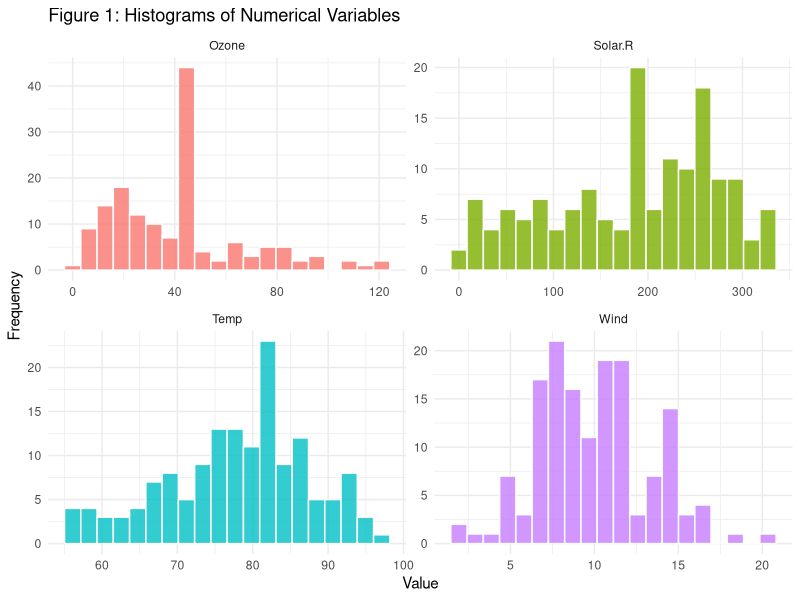
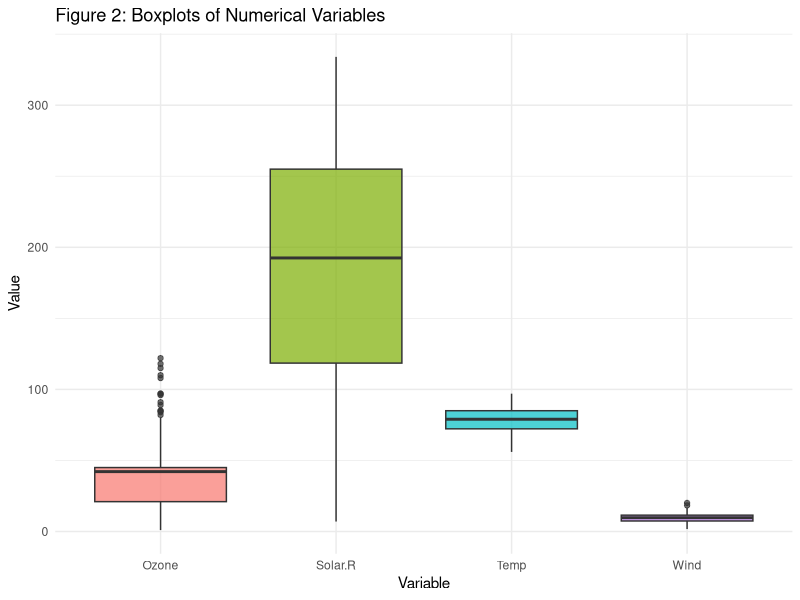
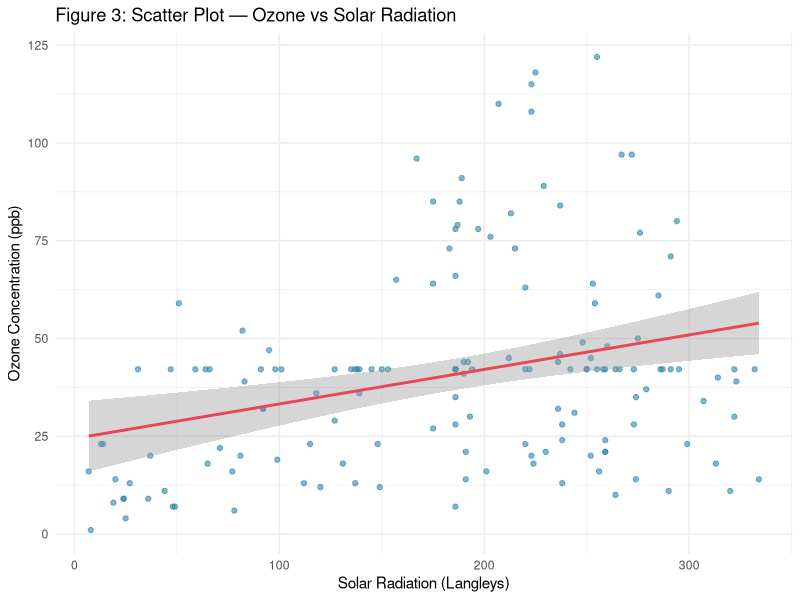
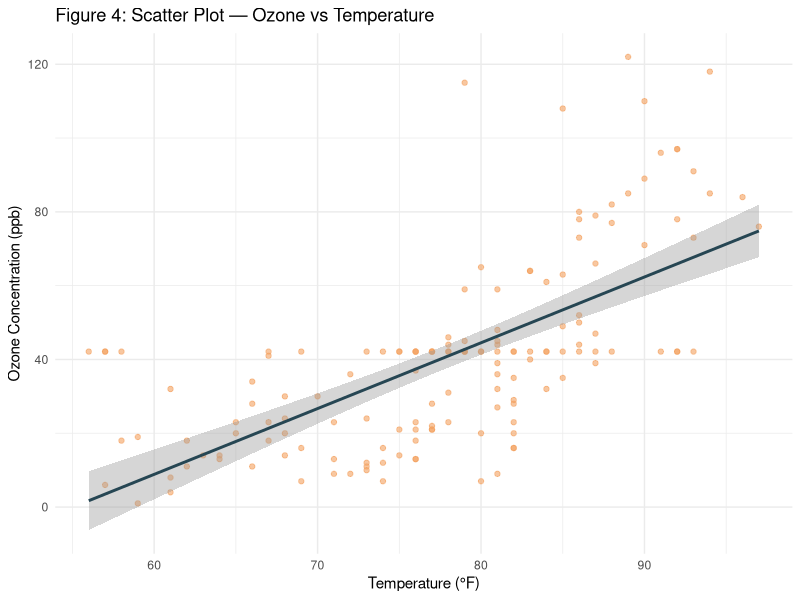

Here is the R script that generated these plots, in order:
# ============================================================
# Descriptive and Inferential Statistics for Strategic
# Business Decision-Making — Air Quality Dataset
# Module: Statistics for Data Analysis
# Degree: BSc Computer Science and Digitization
# ============================================================

# Install required packages if not already installed
# install.packages(c("ggplot2", "dplyr", "tidyr"))

library(ggplot2)
library(dplyr)
library(tidyr)

# ── Load Dataset ─────────────────────────────────────────────
# Using the built-in airquality dataset (New York air quality measurements)
data("airquality")
df <- airquality
cat("Dataset loaded:", nrow(df), "rows,", ncol(df), "columns\n")

# ── Task 1: Data Cleaning ────────────────────────────────────

# Check missing values
cat("\nMissing values per column:\n")
print(colSums(is.na(df)))

# Mean imputation for missing values
df$Ozone[is.na(df$Ozone)]   <- mean(df$Ozone,   na.rm = TRUE)
df$Solar.R[is.na(df$Solar.R)] <- mean(df$Solar.R, na.rm = TRUE)

cat("\nAfter imputation — missing values:\n")
print(colSums(is.na(df)))

# Outlier detection and removal using Z-score method
remove_outliers_zscore <- function(df, cols, threshold = 3) {
  for (col in cols) {
    z_scores <- abs(scale(df[[col]]))
    df <- df[z_scores <= threshold, ]
  }
  return(df)
}

df_clean <- remove_outliers_zscore(df, c("Ozone", "Solar.R", "Wind", "Temp"))
cat("\nRows after outlier removal:", nrow(df_clean), "\n")

# ── Task 2: Descriptive Statistics ───────────────────────────

cat("\nDescriptive Statistics:\n")
print(summary(df_clean))

# Custom summary table
desc_stats <- df_clean %>%
  select(Ozone, Solar.R, Wind, Temp, Month, Day) %>%
  summarise(across(everything(), list(
    Count  = ~n(),
    Mean   = ~round(mean(., na.rm = TRUE), 2),
    StdDev = ~round(sd(., na.rm = TRUE), 2),
    Min    = ~min(., na.rm = TRUE),
    Max    = ~max(., na.rm = TRUE)
  )))

cat("\nCustom Summary Table:\n")
print(t(desc_stats))

# Histograms
df_long <- df_clean %>%
  select(Ozone, Solar.R, Wind, Temp) %>%
  pivot_longer(everything(), names_to = "Variable", values_to = "Value")

p1 <- ggplot(df_long, aes(x = Value, fill = Variable)) +
  geom_histogram(bins = 20, color = "white", alpha = 0.8) +
  facet_wrap(~Variable, scales = "free") +
  labs(title = "Figure 1: Histograms of Numerical Variables",
       x = "Value", y = "Frequency") +
  theme_minimal() +
  theme(legend.position = "none")

ggsave("histograms.png", plot = p1, width = 10, height = 6, dpi = 150)

# Boxplots
p2 <- ggplot(df_long, aes(x = Variable, y = Value, fill = Variable)) +
  geom_boxplot(alpha = 0.7) +
  labs(title = "Figure 2: Boxplots of Numerical Variables",
       x = "Variable", y = "Value") +
  theme_minimal() +
  theme(legend.position = "none")

ggsave("boxplots.png", plot = p2, width = 10, height = 6, dpi = 150)

# ── Task 3: Data Normalization (Min-Max Scaling) ──────────────

min_max_scale <- function(x) {
  (x - min(x, na.rm = TRUE)) / (max(x, na.rm = TRUE) - min(x, na.rm = TRUE))
}

df_normalized <- df_clean %>%
  mutate(across(c(Ozone, Solar.R, Wind, Temp, Month, Day), min_max_scale))

cat("\nNormalized data (first 5 rows):\n")
print(head(df_normalized, 5))

# ── Task 4: Inferential Statistics (T-Test) ───────────────────

cat("\nT-Test: Ozone vs Solar Radiation\n")
t_result <- t.test(df_clean$Ozone, df_clean$Solar.R)
print(t_result)

if (t_result$p.value < 0.05) {
  cat("Result: p <", round(t_result$p.value, 4),
      "— Reject null hypothesis. Significant difference between Ozone and Solar Radiation.\n")
} else {
  cat("Result: p =", round(t_result$p.value, 4),
      "— Fail to reject null hypothesis.\n")
}

# Correlation
cor_val <- cor(df_clean$Ozone, df_clean$Solar.R, use = "complete.obs")
cat("\nPearson Correlation (Ozone vs Solar.R):", round(cor_val, 4), "\n")

# ── Task 5: Data Visualization ────────────────────────────────

# Scatter plot: Ozone vs Solar Radiation
p3 <- ggplot(df_clean, aes(x = Solar.R, y = Ozone)) +
  geom_point(alpha = 0.6, color = "#2E86AB") +
  geom_smooth(method = "lm", color = "#E84855", se = TRUE) +
  labs(title = "Figure 3: Scatter Plot — Ozone vs Solar Radiation",
       x = "Solar Radiation (Langleys)",
       y = "Ozone Concentration (ppb)") +
  theme_minimal()

ggsave("scatter_ozone_solar.png", plot = p3, width = 8, height = 5, dpi = 150)

# Ozone vs Temperature
p4 <- ggplot(df_clean, aes(x = Temp, y = Ozone)) +
  geom_point(alpha = 0.6, color = "#F4A261") +
  geom_smooth(method = "lm", color = "#264653", se = TRUE) +
  labs(title = "Figure 4: Scatter Plot — Ozone vs Temperature",
       x = "Temperature (°F)",
       y = "Ozone Concentration (ppb)") +
  theme_minimal()

ggsave("scatter_ozone_temp.png", plot = p4, width = 8, height = 5, dpi = 150)

cat("\nAll plots saved. Analysis complete.\n")
